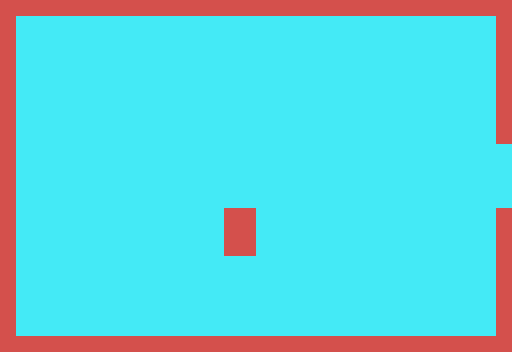

Tiled map render using the project's own tile images. Description and the whole map definition, tile-layer contents included, below:
An orthogonal 32x22 tile map with 16x16 px tiles, 1 tile layer (Capa de patrones 1).

<map version="1.9" tiledversion="1.9.2" orientation="orthogonal" renderorder="left-up" width="32" height="22" tilewidth="16" tileheight="16" infinite="0" nextlayerid="2" nextobjectid="1">
 <editorsettings>
  <export target="sea.csv" format="csv" />
 </editorsettings>
 <tileset firstgid="1" source="sea.tsx" />
 <layer id="1" name="Capa de patrones 1" width="32" height="22">
  <data encoding="csv">
4,4,4,4,4,4,4,4,4,4,4,4,4,4,4,4,4,4,4,4,4,4,4,4,4,4,4,4,4,4,4,4,
4,3,3,3,3,3,3,3,3,3,3,3,3,3,3,3,3,3,3,3,3,3,3,3,3,3,3,3,3,3,3,4,
4,3,3,3,3,3,3,3,3,3,3,3,3,3,3,3,3,3,3,3,3,3,3,3,3,3,3,3,3,3,3,4,
4,3,3,3,3,3,3,3,3,3,3,3,3,3,3,3,3,3,3,3,3,3,3,3,3,3,3,3,3,3,3,4,
4,3,3,3,3,3,3,3,3,3,3,3,3,3,3,3,3,3,3,3,3,3,3,3,3,3,3,3,3,3,3,4,
4,3,3,3,3,3,3,3,3,3,3,3,3,3,3,3,3,3,3,3,3,3,3,3,3,3,3,3,3,3,3,4,
4,3,3,3,3,3,3,3,3,3,3,3,3,3,3,3,3,3,3,3,3,3,3,3,3,3,3,3,3,3,3,4,
4,3,3,3,3,3,3,3,3,3,3,3,3,3,3,3,3,3,3,3,3,3,3,3,3,3,3,3,3,3,3,4,
4,3,3,3,3,3,3,3,3,3,3,3,3,3,3,3,3,3,3,3,3,3,3,3,3,3,3,3,3,3,3,4,
4,3,3,3,3,3,3,3,3,3,3,3,3,3,3,3,3,3,3,3,3,3,3,3,3,3,3,3,3,3,3,3,
4,3,3,3,3,3,3,3,3,3,3,3,3,3,3,3,3,3,3,3,3,3,3,3,3,3,3,3,3,3,3,3,
4,3,3,3,3,3,3,3,3,3,3,3,3,3,3,3,3,3,3,3,3,3,3,3,3,3,3,3,3,3,3,3,
4,3,3,3,3,3,3,3,3,3,3,3,3,3,3,3,3,3,3,3,3,3,3,3,3,3,3,3,3,3,3,3,
4,3,3,3,3,3,3,3,3,3,3,3,3,3,4,4,3,3,3,3,3,3,3,3,3,3,3,3,3,3,3,4,
4,3,3,3,3,3,3,3,3,3,3,3,3,3,4,4,3,3,3,3,3,3,3,3,3,3,3,3,3,3,3,4,
4,3,3,3,3,3,3,3,3,3,3,3,3,3,4,4,3,3,3,3,3,3,3,3,3,3,3,3,3,3,3,4,
4,3,3,3,3,3,3,3,3,3,3,3,3,3,3,3,3,3,3,3,3,3,3,3,3,3,3,3,3,3,3,4,
4,3,3,3,3,3,3,3,3,3,3,3,3,3,3,3,3,3,3,3,3,3,3,3,3,3,3,3,3,3,3,4,
4,3,3,3,3,3,3,3,3,3,3,3,3,3,3,3,3,3,3,3,3,3,3,3,3,3,3,3,3,3,3,4,
4,3,3,3,3,3,3,3,3,3,3,3,3,3,3,3,3,3,3,3,3,3,3,3,3,3,3,3,3,3,3,4,
4,3,3,3,3,3,3,3,3,3,3,3,3,3,3,3,3,3,3,3,3,3,3,3,3,3,3,3,3,3,3,4,
4,4,4,4,4,4,4,4,4,4,4,4,4,4,4,4,4,4,4,4,4,4,4,4,4,4,4,4,4,4,4,4
</data>
 </layer>
</map>
